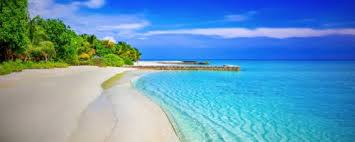
#> input picture Convolutional-neural-network/input_data/d1.jpeg, 355 x 142 px, found by its file name
$ python q-1.py
#> lines starting #> are read from the running program, lines starting #| are printed output that depends on the picture
#!/usr/bin/env python
# coding: utf-8

# In[60]:


import math
import cv2
import numpy as np
import skimage.data


# In[61]:


import matplotlib.pyplot as plt
from PIL import Image


# In[62]:


def tanh(x):
    return np.tanh(x)
def softmax(x):
    e_x = np.exp(x - np.max(x))
    return e_x / e_x.sum()
def gauss(siz, sig):
    x, y = np.mgrid[-siz//2 + 1:siz//2 + 1, -siz//2 + 1:siz//2 + 1]
    g = np.exp(-((x**2 + y**2)/(2.0*sig**2)))
    return g/g.sum()


# In[63]:


#k test var
def conv(image1, filter1):
    size1 = filter1.shape[0]
    k = 0
    n = image1.shape[0]
    m = image1.shape[1]
    l = []
    for r in range(size1//2, n - size1//2):
        k = k+1
        tmp = []
        for c in range(size1//2, m - size1//2):
            k = k+2
            cur = image1[r-size1//2:r+size1//2+1, c-size1//2:c+size1//2+1]
#             print(cur.shape)
            tmp.append(np.sum(cur * filter1))
        l.append(tmp)
    l = np.asarray(l)
    return l
#     print(l)


# In[64]:


#l
def conv_layer(image1, filters):
    res = []
    l = 0
    for it in range(filters.shape[0]):
        cur_filter = filters[it]
        l = l+1
        if(len(cur_filter.shape) > 2):
            tmp = conv(image1[0], cur_filter[0])
            for i in range(1, cur_filter.shape[0]):
                l=l+2
                tmp += conv(image1[i], cur_filter[i])
        else:
            tmp = conv(image1, cur_filter)
        res.append(tmp)
    res = np.asarray(res)
    return res


# In[65]:


#o
def pooling(feature_map, size=2, stride=2):
    if(len(feature_map.shape) == 2):
        n, m = feature_map.shape
        l = []
        p = 0
        for r in range(0, n-size+1, stride):
            p = p+1
            tmp = []
            for c in range(0, m-size+1, stride):
                p = p+2
                cur = feature_map[r:r+size, c:c+size]
                tmp.append(np.max(cur))
            l.append(tmp)
        l = np.asarray(l)
        return l
    else:
        d, n, m = feature_map.shape
        res = []
        for it in range(d):
            l = []
            for r in range(0, n-size+1, stride):
                tmp = []
                for c in range(0, m-size+1, stride):
                    cur = feature_map[it, r:r+size, c:c+size]
                    tmp.append(np.max(cur))
                l.append(tmp)
            res.append(l)
        res = np.asarray(res)
        return res


# In[66]:


## READ IMAGE
#l
om = cv2.imread("./d1.jpeg")
#> om is the input picture: shape (142, 355, 3); mean B, G, R 187.7, 152.5, 97.6

img_gray = cv2.cvtColor(om, cv2.COLOR_BGR2GRAY)
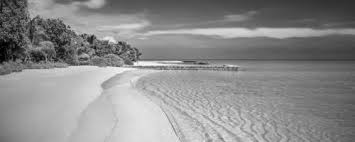
#> img_gray: shape (142, 355); min 0, max 252, mean 140.1
l = 0
om = cv2.resize(img_gray, (32, 32))
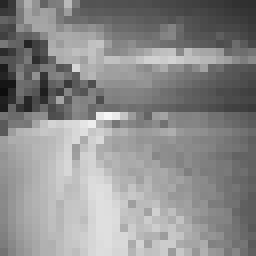
#> om: shape (32, 32) (shown 8 times larger); min 13, max 245, mean 140
om = np.asarray(om, dtype=np.uint8)
l = l+1
plt.imshow(om)
print(om.shape)
#| (32, 32)


# ### CONVOLUTION LAYER 1

# In[67]:


## CREATE FILTERS

filters = np.zeros((6, 5, 5))
#o
l = 0
for it in range(6):
    l = l+1
    filters[it, :, :] = gauss(5, it+1)

## EXECUTE GIVEN ARCHITECTURE

conv1 = conv_layer(om, filters)
#> the loop in conv_layer, `for it in range(filters.shape[0]):` made 6 passes
#> pass 1, in conv_layer, `tmp = conv(image1, cur_filter)`:
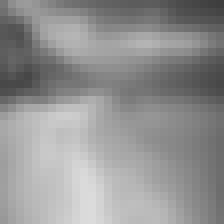
#> tmp: shape (28, 28) float64 (shown 8 times larger); min 62.06, max 219.5, mean 146.9
#> after the loop in conv_layer, `for it in range(filters.shape[0]):`: l = 6; res = 6 items
conv1 = tanh(conv1)
rows = 2
cols = math.ceil(conv1.shape[0]/2)
#> cols = 3
fig=plt.figure(figsize=(20, 20))
l = 0
for it in range(1, conv1.shape[0]+1):
    l = l+1
    fig.add_subplot(rows, cols, it)
    plt.imshow(conv1[it-1])
#> after the loop, l = 6
print(conv1.shape)
#| (6, 28, 28)


# ### POOLING LAYER 1

# In[68]:


#s
pool1 = pooling(conv1, 2, 2)
#> after the loop in pooling, `for it in range(d):`: res = 6 items
rows = 2
cols = math.ceil(pool1.shape[0]/2)
s = 0
fig=plt.figure(figsize=(20, 20))
for it in range(1, pool1.shape[0]+1):
    s = s+1
    fig.add_subplot(rows, cols, it)
    plt.imshow(pool1[it-1])
#> after the loop, s = 6
print(pool1.shape)
#| (6, 14, 14)


# ### CONVOLUTION LAYER 2

# In[69]:


#l
ff = np.random.rand(16, pool1.shape[0], 5, 5) - 0.5
# print(ff.shape)

conv2 = conv_layer(pool1, ff)
conv2 = np.asarray(conv2)
# conv2 = tanh(conv2)
# print(conv2[0])
rows = 2
cols = math.ceil(conv2.shape[0]/2)
#> cols = 8
l = 0
fig=plt.figure(figsize=(20, 20))
for it in range(1, conv2.shape[0]+1):
    l = l+1
    fig.add_subplot(rows, cols, it)
    plt.imshow(conv2[it-1])
#> after the loop, l = 16
print(conv2.shape)
#| (16, 10, 10)


# ### POOLING LAYER 2

# In[70]:


#l
pool2 = pooling(conv2)
rows = 2
cols = math.ceil(pool2.shape[0]/2)
l=0
fig=plt.figure(figsize=(20, 20))
for it in range(1, pool2.shape[0]+1):
    l=l+1
    fig.add_subplot(rows, cols, it)
    plt.imshow(pool2[it-1])
#> after the loop, l = 16
print(pool2.shape)
#| (16, 5, 5)


# ### FULLY CONNECTED CONVOLUTION LAYER 1

# In[71]:


#l
ff = np.random.rand(120, pool2.shape[0], 5, 5) - 0.5
l = 0
fc1 = conv_layer(pool2, ff)
fc1 = np.asarray(fc1)
rows = 10
cols = math.ceil(fc1.shape[0]/10 + 1)
fig=plt.figure(figsize=(50, 50))
for it in range(1, fc1.shape[0]+1):
    l = l + 1
    fig.add_subplot(rows, cols, it)
    plt.imshow(fc1[it-1])
print(fc1.shape)
#| (120, 1, 1)


# ### FULLY CONNECTED DENSE LAYER 2

# In[72]:


fc1 = fc1.reshape((120, 1))
w2 = np.random.rand(84, 120) - 0.5
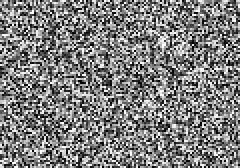
#> w2: shape (84, 120) float64 (shown 2 times larger); min -0.5, max 0.5, mean -0.00227; drawn with min black and max white
b2 = np.random.rand(84, 1) - 0.5

fc2 = np.dot(w2, fc1) + b2
fc2 = tanh(fc2)
# fc2[fc2<0]=0
print(fc2.shape)
#| (84, 1)
print(fc2)
#> (printed output is left out)


# ## OUTPUT SOFTMAX LAYER

# In[73]:


w3 = np.random.rand(10, 84) - 0.5
b3 = np.random.rand(10, 1) - 0.5

out = np.dot(w3, fc2) + b3
out = softmax(out)
print(out)
#| [[6.86182901e-02]
#|  [9.88415020e-05]
#|  [7.44744359e-03]
#|  [4.39391579e-04]
#|  [4.16483315e-02]
#|  [2.03615595e-04]
#|  [6.31886278e-01]
#|  [6.03747134e-03]
#|  [1.76702125e-01]
#|  [6.69182119e-02]]


# In[ ]:


# In[ ]:


# In[ ]:


# In[ ]:


# In[ ]:
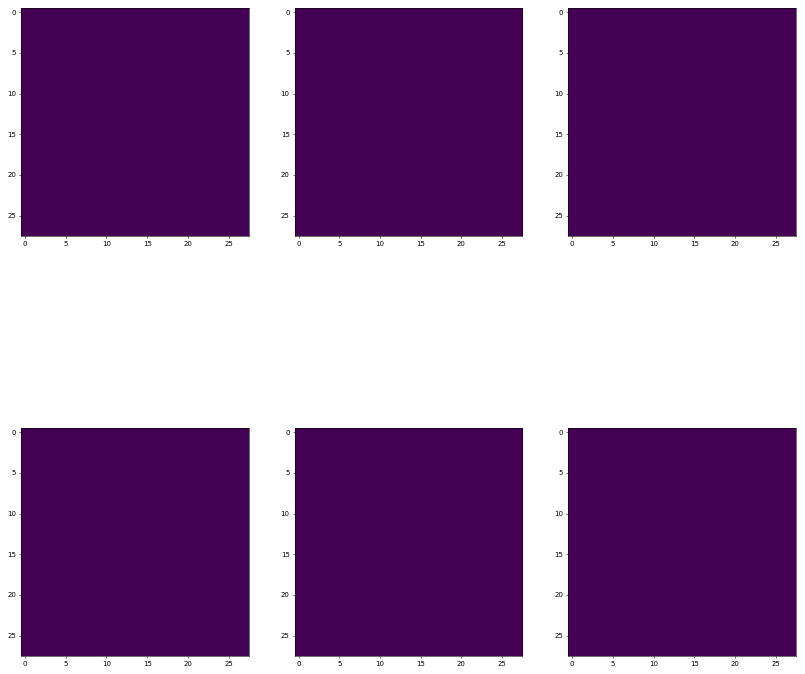
#> figure drawn by matplotlib, 6 panels
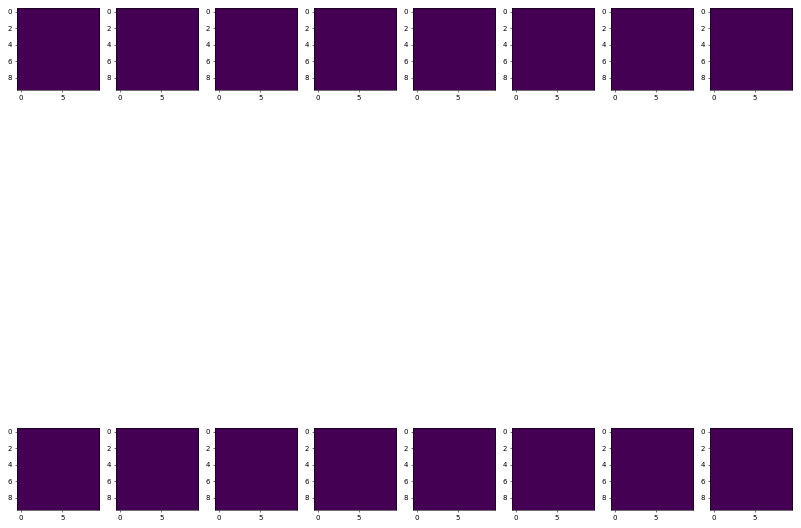
#> figure drawn by matplotlib, 16 panels
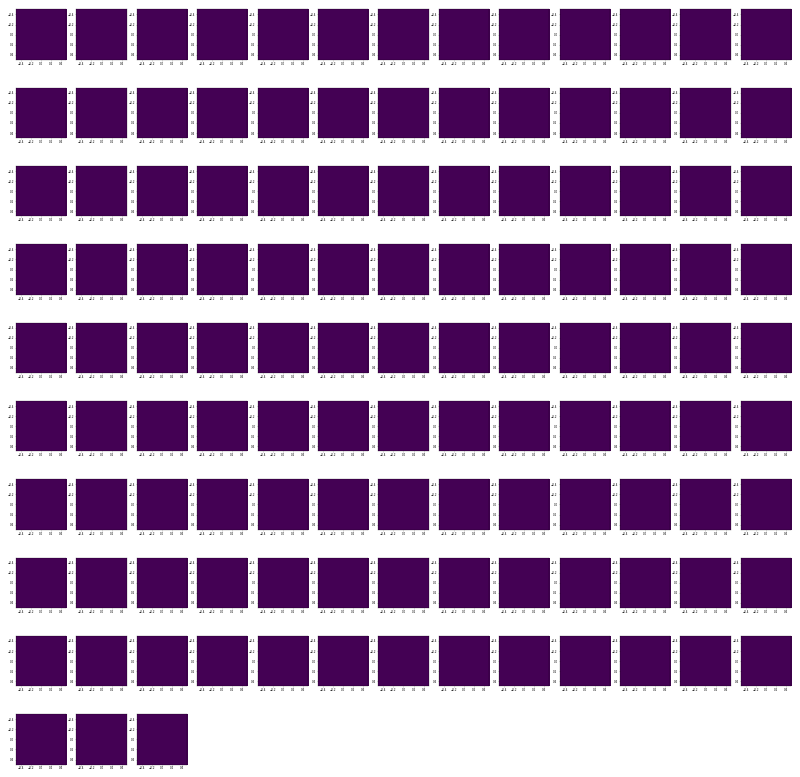
#> figure drawn by matplotlib, 120 panels
